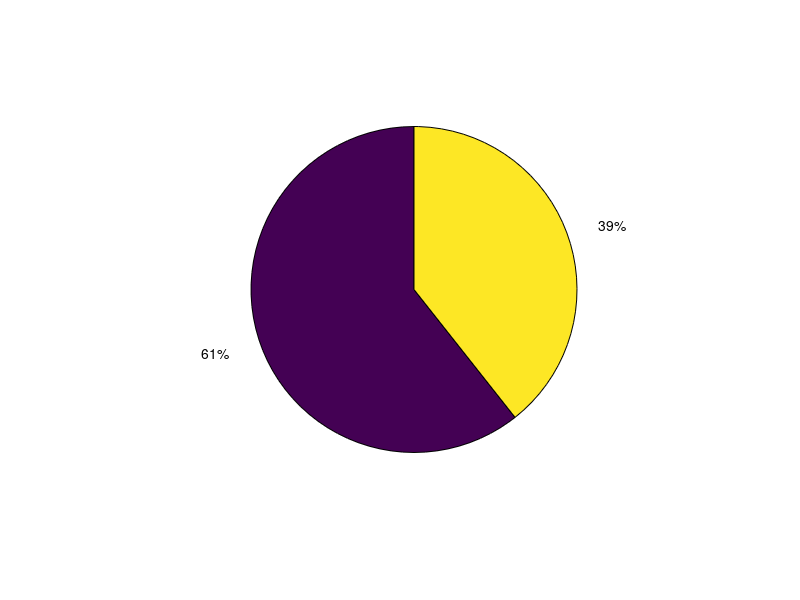

This chart was generated by the following MATLAB code:
clear all;
clc;
load heart;
hearts=[];
nohearts=[];
for i=1:452
  if(heart(i,5)==1)
    hearts=[hearts;heart(i,:)];
  end
  if(heart(i,5)==0)
    nohearts=[nohearts;heart(i,:)];
  end
end
presion=[];
IMC=[];
for i=1:155
if(hearts(i,2)==1)
    presion=[presion;hearts(i,:)]
end

if(hearts(i,3)<20)
  IMC=[IMC;hearts(i,:)]
end
end
X=[94 61]
pie(X)

